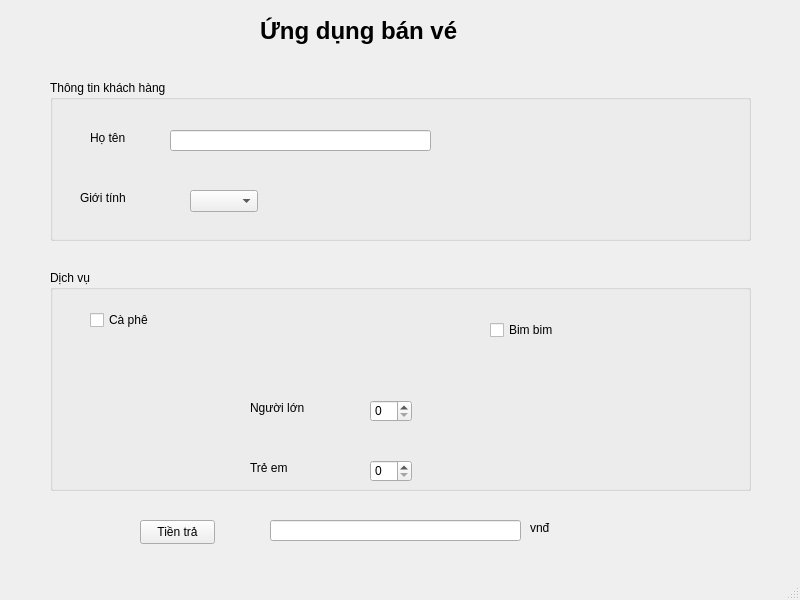
<?xml version="1.0" encoding="UTF-8"?>
<ui version="4.0">
 <class>MainWindow</class>
 <widget class="QMainWindow" name="MainWindow">
  <property name="geometry">
   <rect>
    <x>0</x>
    <y>0</y>
    <width>800</width>
    <height>600</height>
   </rect>
  </property>
  <property name="windowTitle">
   <string>MainWindow</string>
  </property>
  <widget class="QWidget" name="centralwidget">
   <widget class="QLabel" name="ung_dung_ban_ve">
    <property name="geometry">
     <rect>
      <x>260</x>
      <y>10</y>
      <width>201</width>
      <height>41</height>
     </rect>
    </property>
    <property name="font">
     <font>
      <pointsize>18</pointsize>
      <bold>true</bold>
     </font>
    </property>
    <property name="text">
     <string>Ứng dụng bán vé</string>
    </property>
   </widget>
   <widget class="QGroupBox" name="groupBox">
    <property name="geometry">
     <rect>
      <x>50</x>
      <y>80</y>
      <width>701</width>
      <height>161</height>
     </rect>
    </property>
    <property name="title">
     <string>Thông tin khách hàng</string>
    </property>
    <widget class="QLabel" name="label_2">
     <property name="geometry">
      <rect>
       <x>40</x>
       <y>50</y>
       <width>49</width>
       <height>16</height>
      </rect>
     </property>
     <property name="text">
      <string>Họ tên</string>
     </property>
    </widget>
    <widget class="QLineEdit" name="ho_ten">
     <property name="geometry">
      <rect>
       <x>120</x>
       <y>50</y>
       <width>261</width>
       <height>21</height>
      </rect>
     </property>
    </widget>
    <widget class="QLabel" name="label_3">
     <property name="geometry">
      <rect>
       <x>30</x>
       <y>110</y>
       <width>51</width>
       <height>16</height>
      </rect>
     </property>
     <property name="text">
      <string>Giới tính</string>
     </property>
    </widget>
    <widget class="QComboBox" name="gioi_tinh">
     <property name="geometry">
      <rect>
       <x>140</x>
       <y>110</y>
       <width>68</width>
       <height>22</height>
      </rect>
     </property>
     <item>
      <property name="text">
       <string/>
      </property>
     </item>
     <item>
      <property name="text">
       <string>Nam</string>
      </property>
     </item>
     <item>
      <property name="text">
       <string>Nữ</string>
      </property>
     </item>
    </widget>
   </widget>
   <widget class="QGroupBox" name="groupBox_2">
    <property name="geometry">
     <rect>
      <x>50</x>
      <y>270</y>
      <width>701</width>
      <height>221</height>
     </rect>
    </property>
    <property name="title">
     <string>Dịch vụ</string>
    </property>
    <widget class="QCheckBox" name="ca_phe">
     <property name="geometry">
      <rect>
       <x>40</x>
       <y>40</y>
       <width>75</width>
       <height>20</height>
      </rect>
     </property>
     <property name="text">
      <string>Cà phê</string>
     </property>
    </widget>
    <widget class="QCheckBox" name="bim_bim">
     <property name="geometry">
      <rect>
       <x>440</x>
       <y>50</y>
       <width>75</width>
       <height>20</height>
      </rect>
     </property>
     <property name="text">
      <string>Bim bim</string>
     </property>
    </widget>
    <widget class="QSpinBox" name="nguoi_lon">
     <property name="geometry">
      <rect>
       <x>320</x>
       <y>130</y>
       <width>42</width>
       <height>22</height>
      </rect>
     </property>
    </widget>
    <widget class="QLabel" name="label_4">
     <property name="geometry">
      <rect>
       <x>200</x>
       <y>130</y>
       <width>61</width>
       <height>16</height>
      </rect>
     </property>
     <property name="text">
      <string>Người lớn</string>
     </property>
    </widget>
    <widget class="QSpinBox" name="tre_em">
     <property name="geometry">
      <rect>
       <x>320</x>
       <y>190</y>
       <width>42</width>
       <height>22</height>
      </rect>
     </property>
    </widget>
    <widget class="QLabel" name="label_5">
     <property name="geometry">
      <rect>
       <x>200</x>
       <y>190</y>
       <width>49</width>
       <height>16</height>
      </rect>
     </property>
     <property name="text">
      <string>Trẻ em</string>
     </property>
    </widget>
   </widget>
   <widget class="QPushButton" name="tinh_tien">
    <property name="geometry">
     <rect>
      <x>140</x>
      <y>520</y>
      <width>75</width>
      <height>24</height>
     </rect>
    </property>
    <property name="text">
     <string>Tiền trả</string>
    </property>
   </widget>
   <widget class="QLineEdit" name="tien_tra">
    <property name="geometry">
     <rect>
      <x>270</x>
      <y>520</y>
      <width>251</width>
      <height>21</height>
     </rect>
    </property>
   </widget>
   <widget class="QLabel" name="dong">
    <property name="geometry">
     <rect>
      <x>530</x>
      <y>520</y>
      <width>49</width>
      <height>16</height>
     </rect>
    </property>
    <property name="text">
     <string>vnđ</string>
    </property>
   </widget>
  </widget>
  <widget class="QStatusBar" name="statusbar"/>
 </widget>
 <resources/>
 <connections/>
</ui>
